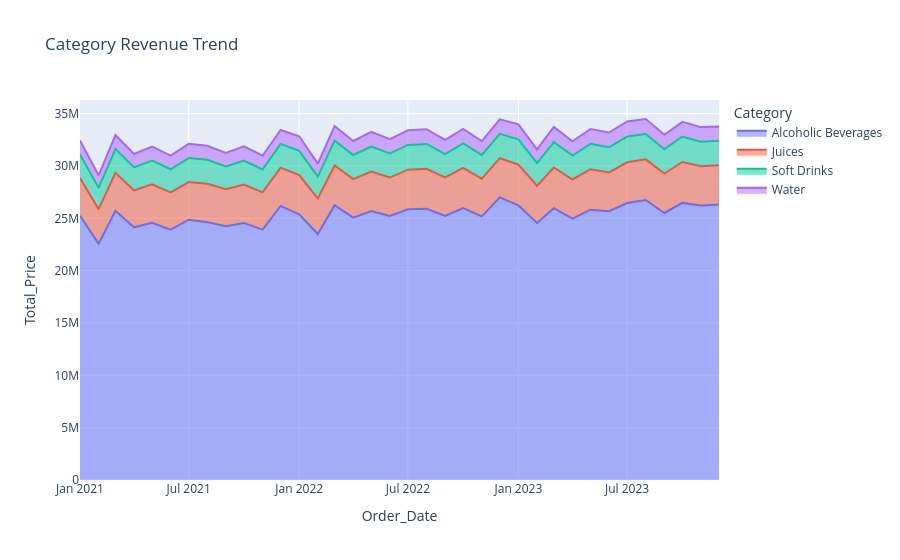

The notebook cell this image was saved under:
### Code cell
fig = px.area(
    category_trend,
    x='Order_Date',
    y='Total_Price',
    color='Category',
    title='Category Revenue Trend'
)

fig.show()
